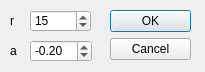
<?xml version="1.0" encoding="UTF-8"?>
<ui version="4.0">
 <class>BinNiblackDialog</class>
 <widget class="QDialog" name="BinNiblackDialog">
  <property name="geometry">
   <rect>
    <x>0</x>
    <y>0</y>
    <width>205</width>
    <height>72</height>
   </rect>
  </property>
  <property name="windowTitle">
   <string>Niblack Binarization</string>
  </property>
  <property name="windowIcon">
   <iconset resource="../../../res/icons.qrc">
    <normaloff>:/icons/icons/universal_binary.png</normaloff>:/icons/icons/universal_binary.png</iconset>
  </property>
  <widget class="QDialogButtonBox" name="buttonBox">
   <property name="geometry">
    <rect>
     <x>110</x>
     <y>10</y>
     <width>81</width>
     <height>241</height>
    </rect>
   </property>
   <property name="orientation">
    <enum>Qt::Vertical</enum>
   </property>
   <property name="standardButtons">
    <set>QDialogButtonBox::Cancel|QDialogButtonBox::Ok</set>
   </property>
  </widget>
  <widget class="QLabel" name="label">
   <property name="geometry">
    <rect>
     <x>10</x>
     <y>10</y>
     <width>16</width>
     <height>21</height>
    </rect>
   </property>
   <property name="text">
    <string>r</string>
   </property>
  </widget>
  <widget class="QLabel" name="label_2">
   <property name="geometry">
    <rect>
     <x>10</x>
     <y>40</y>
     <width>16</width>
     <height>21</height>
    </rect>
   </property>
   <property name="text">
    <string>a</string>
   </property>
  </widget>
  <widget class="QSpinBox" name="sB_r">
   <property name="geometry">
    <rect>
     <x>30</x>
     <y>10</y>
     <width>61</width>
     <height>22</height>
    </rect>
   </property>
   <property name="minimum">
    <number>1</number>
   </property>
   <property name="maximum">
    <number>100</number>
   </property>
   <property name="value">
    <number>15</number>
   </property>
  </widget>
  <widget class="QDoubleSpinBox" name="dSB_a">
   <property name="geometry">
    <rect>
     <x>30</x>
     <y>40</y>
     <width>62</width>
     <height>22</height>
    </rect>
   </property>
   <property name="minimum">
    <double>-1.000000000000000</double>
   </property>
   <property name="maximum">
    <double>1.000000000000000</double>
   </property>
   <property name="singleStep">
    <double>0.100000000000000</double>
   </property>
   <property name="value">
    <double>-0.200000000000000</double>
   </property>
  </widget>
 </widget>
 <resources>
  <include location="../../../res/icons.qrc"/>
 </resources>
 <connections>
  <connection>
   <sender>buttonBox</sender>
   <signal>accepted()</signal>
   <receiver>BinNiblackDialog</receiver>
   <slot>accept()</slot>
   <hints>
    <hint type="sourcelabel">
     <x>248</x>
     <y>254</y>
    </hint>
    <hint type="destinationlabel">
     <x>157</x>
     <y>274</y>
    </hint>
   </hints>
  </connection>
  <connection>
   <sender>buttonBox</sender>
   <signal>rejected()</signal>
   <receiver>BinNiblackDialog</receiver>
   <slot>reject()</slot>
   <hints>
    <hint type="sourcelabel">
     <x>316</x>
     <y>260</y>
    </hint>
    <hint type="destinationlabel">
     <x>286</x>
     <y>274</y>
    </hint>
   </hints>
  </connection>
 </connections>
</ui>
